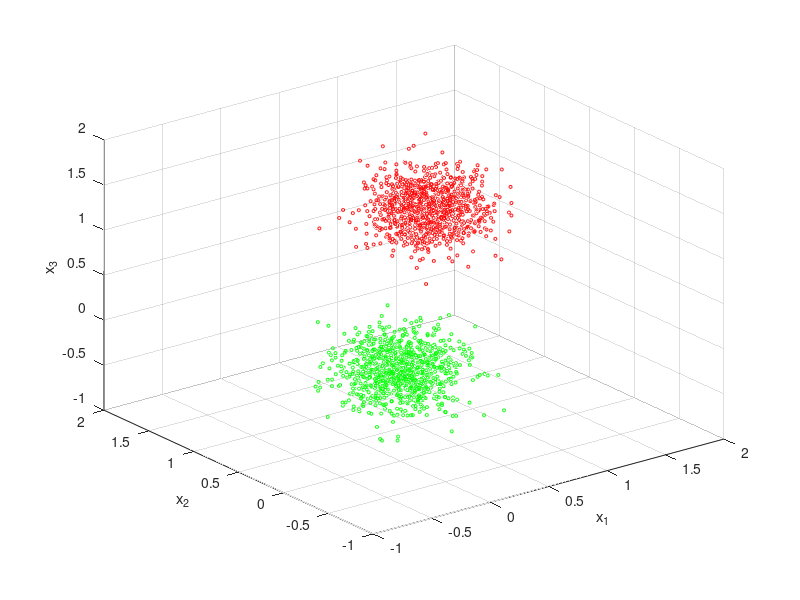

Reproduce this figure in MATLAB.
load('dataset2.mat')
scatter3(x(:,1),x(:,2),x(:,3),5,horzcat(sign(y+1),(sign(y+1)-1).^2,zeros(size(y,1),1)))
xlabel('x_1')
ylabel('x_2')
zlabel('x_3')